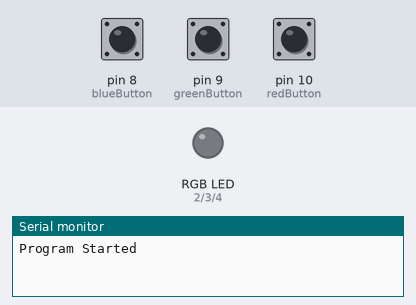
The sketch below on a simulated Arduino Uno, built with avr-gcc and run on an emulated ATmega328P. On the bench: an RGB LED mixed from three pins (HIGH = lit), the last lines printed to the serial monitor. Inputs (shaded band) come from the test bench; at power-on: pin 8 (blueButton) HIGH, pin 9 (greenButton) HIGH, pin 10 (redButton) HIGH.

Above: at 1.2 s.
1.3 s: pin 8 (blueButton) pulled LOW for 0.15 s
At 2.4 s:
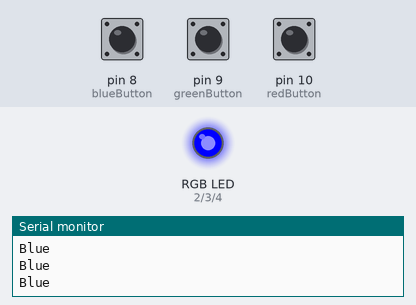
2.9 s: pin 9 (greenButton) pulled LOW for 0.15 s
At 3.6 s:
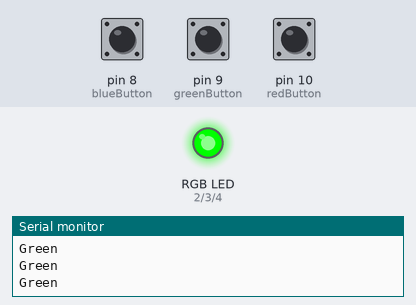
4.5 s: pin 10 (redButton) pulled LOW for 0.15 s
At 4.9 s:
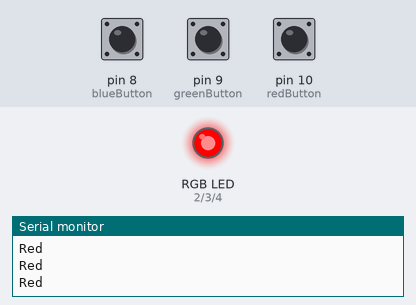
6.1 s: pin 8 (blueButton) pulled LOW for 1 s
At 7.3 s:
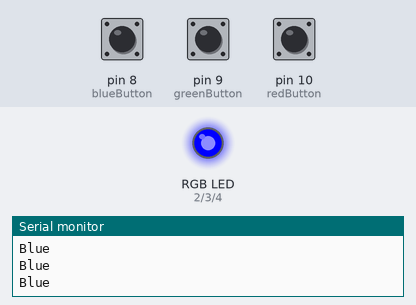
8.6 s: pin 9 (greenButton) pulled LOW for 1 s
At 9.2 s:
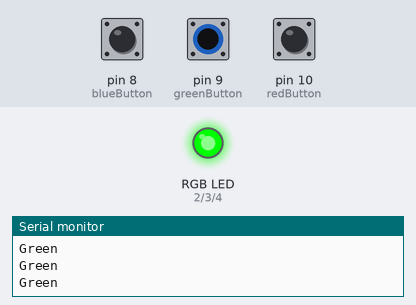
11.1 s: pin 8 (blueButton) driven LOW and pin 9 (greenButton) driven LOW
At 12.3 s:
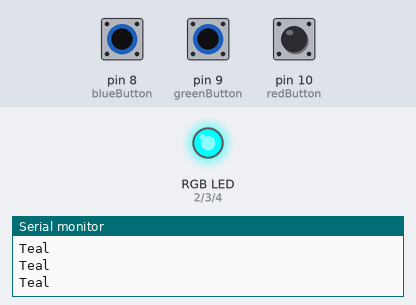
Timing chart, 0 to 13.6 s (numbered marks = the images above; inputs shaded):
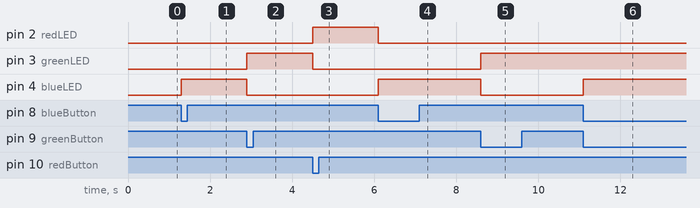

The sketch:

TEC-284-Quiz-01.ino
```cpp
int redButton = 10;
int greenButton = 9;
int blueButton = 8;


int redLED = 2;
int greenLED = 3;
int blueLED = 4;

void setup() {
  //button set up
  pinMode(redButton, INPUT_PULLUP);
  pinMode(greenButton, INPUT_PULLUP);
  pinMode(blueButton, INPUT_PULLUP);

//LED outputs
  pinMode(redLED, OUTPUT);
  pinMode(greenLED, OUTPUT);
  pinMode(blueLED, OUTPUT);

  Serial.begin(9600);
  Serial.println("Program Started");

}

void loop() {
  // put your main code here, to run repeatedly:

  displayRGBLED();


}

void displayRGBLED() {

  int redState = digitalRead(redButton);
  int greenState = digitalRead(greenButton);
  int blueState = digitalRead(blueButton);

  if (redState == LOW && greenState == LOW && blueState == LOW) {
    //When all buttons are pressed, it creates a white light

    digitalWrite(redLED, HIGH);
    digitalWrite(greenLED, HIGH);
    digitalWrite(blueLED, HIGH);
    Serial.println("White");

  } else if (redState == LOW && greenState == LOW && blueState == HIGH){
    //When only the red and green buttons are pressed, it creates a yellow light

    digitalWrite(redLED, HIGH);
    digitalWrite(greenLED, HIGH);
    digitalWrite(blueLED, LOW);
    Serial.println("Yellow");
  } else if (redState == LOW && greenState == HIGH && blueState == LOW){
    //When only the red and blue buttons are pressed, it creates a purple light
    digitalWrite(redLED, HIGH);
    digitalWrite(greenLED, LOW);
    digitalWrite(blueLED, HIGH);
    Serial.println("Purple");
  } else if (redState == HIGH && greenState == LOW && blueState == LOW){
    //When the green and blue buttons are pressed, it creates a teal light
    digitalWrite(redLED, LOW);
    digitalWrite(greenLED, HIGH);
    digitalWrite(blueLED, HIGH);
    Serial.println("Teal");
  } else if (redState == LOW && greenState == HIGH && blueState == HIGH){
    //When the red button is pressed, it creates red light
    digitalWrite(redLED, HIGH);
    digitalWrite(greenLED, LOW);
    digitalWrite(blueLED, LOW);
    Serial.println("Red");
  } else if (redState == HIGH && greenState == LOW && blueState == HIGH){
    //When the green button is pressed, it creates a green light
    digitalWrite(redLED, LOW);
    digitalWrite(greenLED, HIGH);
    digitalWrite(blueLED, LOW);
    Serial.println("Green");
  } else if (redState == HIGH && greenState == HIGH && blueState == LOW){
    //When the blue button is pressed, it creates a blue light
    digitalWrite(redLED, LOW);
    digitalWrite(greenLED, LOW);
    digitalWrite(blueLED, HIGH);
    Serial.println("Blue");
  }
}
```

Measured:
- after the input at 1.3 s, pin 4 (blueLED): LOW → HIGH at once
- after the input at 2.9 s, pin 3 (greenLED): LOW → HIGH at once; pin 4 (blueLED): HIGH → LOW at once
- after the input at 4.5 s, pin 2 (redLED): LOW → HIGH at once; pin 3 (greenLED): HIGH → LOW at once
- after the input at 6.1 s, pin 2 (redLED): HIGH → LOW at once; pin 4 (blueLED): LOW → HIGH at once
- after the input at 8.6 s, pin 3 (greenLED): LOW → HIGH at once; pin 4 (blueLED): HIGH → LOW at once
- after the input at 11.1 s, pin 4 (blueLED): LOW → HIGH at once
